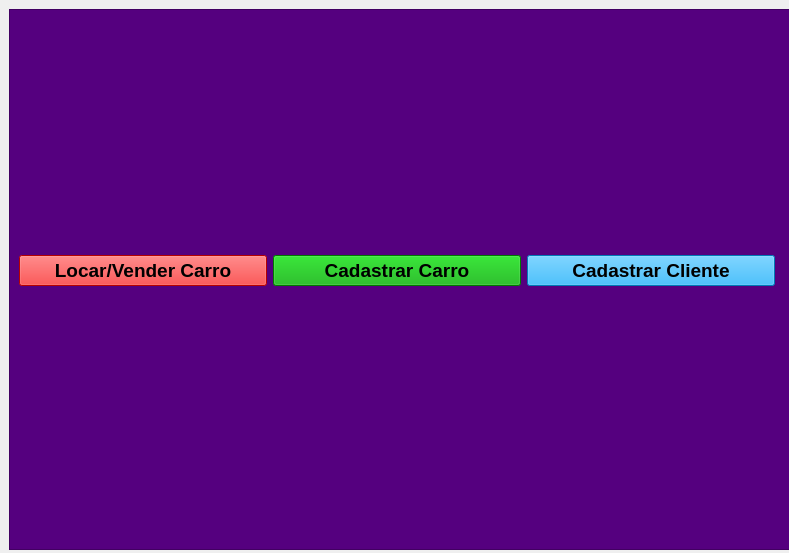
<?xml version="1.0" encoding="UTF-8"?>
<ui version="4.0">
 <class>MainWindow</class>
 <widget class="QMainWindow" name="MainWindow">
  <property name="geometry">
   <rect>
    <x>0</x>
    <y>0</y>
    <width>789</width>
    <height>553</height>
   </rect>
  </property>
  <property name="windowTitle">
   <string>MainWindow</string>
  </property>
  <property name="styleSheet">
   <string notr="true"/>
  </property>
  <widget class="QWidget" name="centralwidget">
   <widget class="QFrame" name="frame">
    <property name="geometry">
     <rect>
      <x>9</x>
      <y>9</y>
      <width>781</width>
      <height>541</height>
     </rect>
    </property>
    <property name="styleSheet">
     <string notr="true">background-color: rgb(85, 0, 127);
</string>
    </property>
    <property name="frameShape">
     <enum>QFrame::StyledPanel</enum>
    </property>
    <property name="frameShadow">
     <enum>QFrame::Raised</enum>
    </property>
    <widget class="QWidget" name="layoutWidget">
     <property name="geometry">
      <rect>
       <x>10</x>
       <y>240</y>
       <width>756</width>
       <height>43</height>
      </rect>
     </property>
     <layout class="QHBoxLayout" name="horizontalLayout">
      <item>
       <widget class="QPushButton" name="locarvcarro">
        <property name="font">
         <font>
          <pointsize>14</pointsize>
          <weight>75</weight>
          <bold>true</bold>
         </font>
        </property>
        <property name="styleSheet">
         <string notr="true">background-color: rgb(255, 0, 0);</string>
        </property>
        <property name="text">
         <string>Locar/Vender Carro</string>
        </property>
       </widget>
      </item>
      <item>
       <widget class="QPushButton" name="cadcarro">
        <property name="font">
         <font>
          <pointsize>14</pointsize>
          <weight>75</weight>
          <bold>true</bold>
         </font>
        </property>
        <property name="styleSheet">
         <string notr="true">background-color: rgb(0, 170, 0);</string>
        </property>
        <property name="text">
         <string>Cadastrar Carro</string>
        </property>
       </widget>
      </item>
      <item>
       <widget class="QPushButton" name="cadcliente">
        <property name="font">
         <font>
          <pointsize>14</pointsize>
          <weight>75</weight>
          <bold>true</bold>
         </font>
        </property>
        <property name="styleSheet">
         <string notr="true">background-color: rgb(0, 170, 255);</string>
        </property>
        <property name="text">
         <string>Cadastrar Cliente</string>
        </property>
       </widget>
      </item>
     </layout>
    </widget>
   </widget>
  </widget>
 </widget>
 <resources>
  <include location="img/img.qrc"/>
 </resources>
 <connections/>
</ui>
